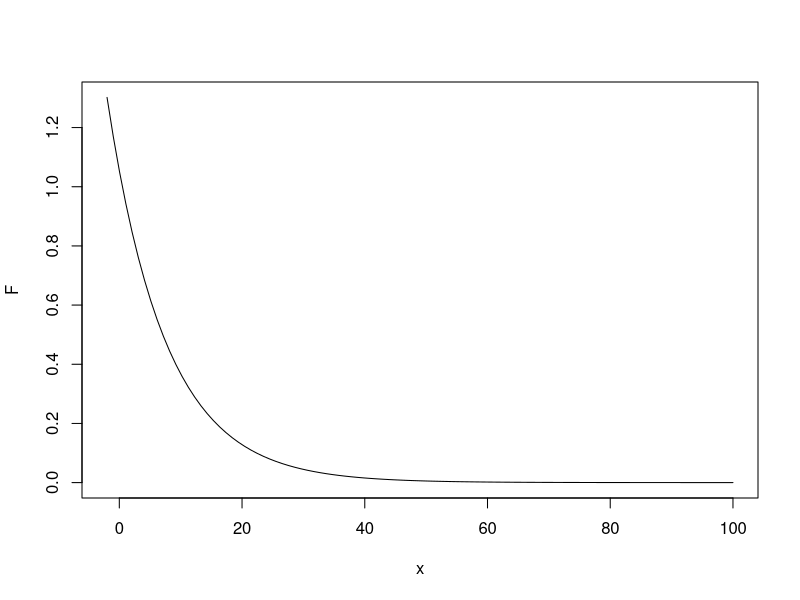
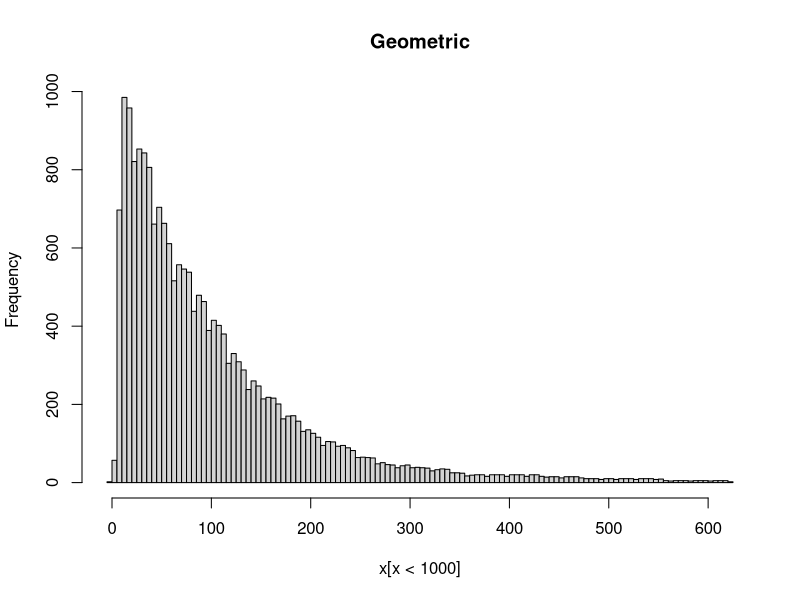
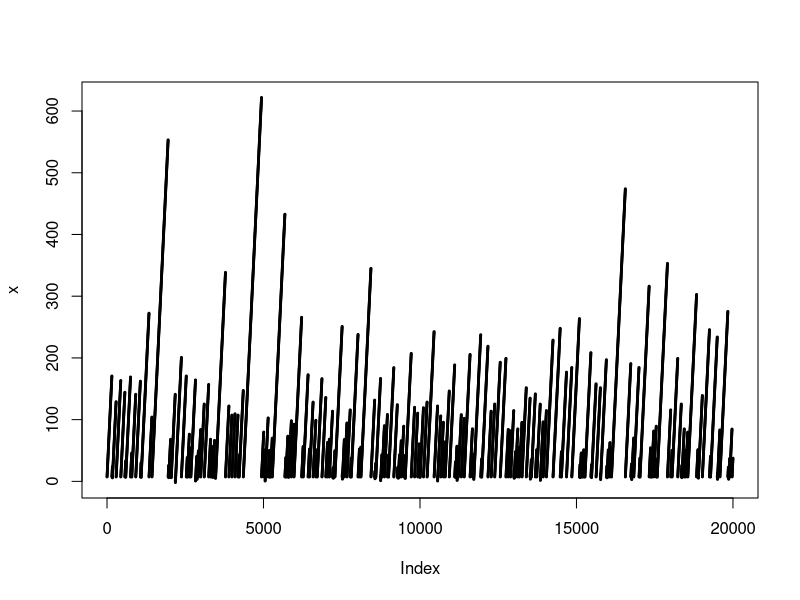
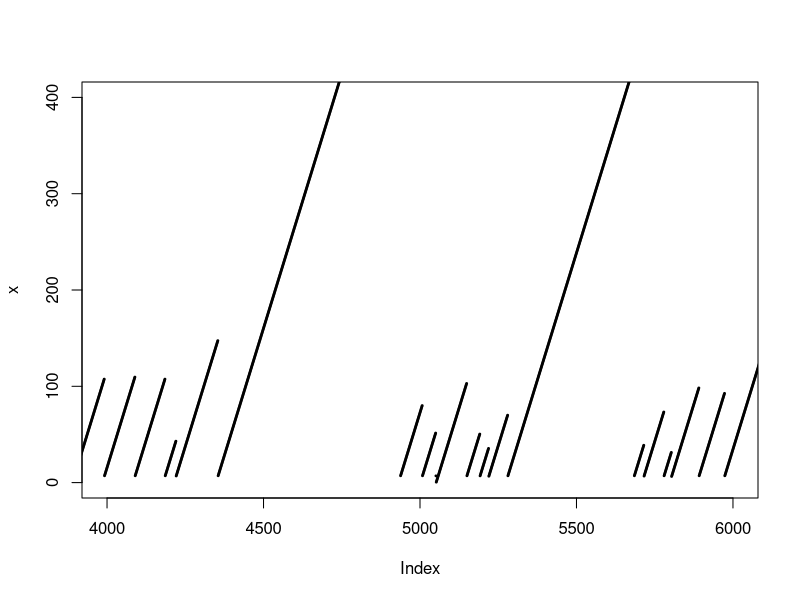
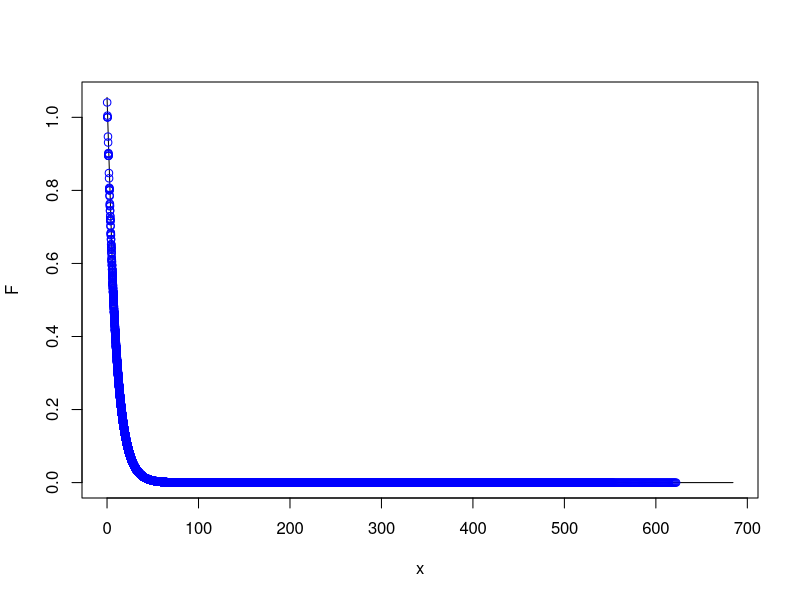
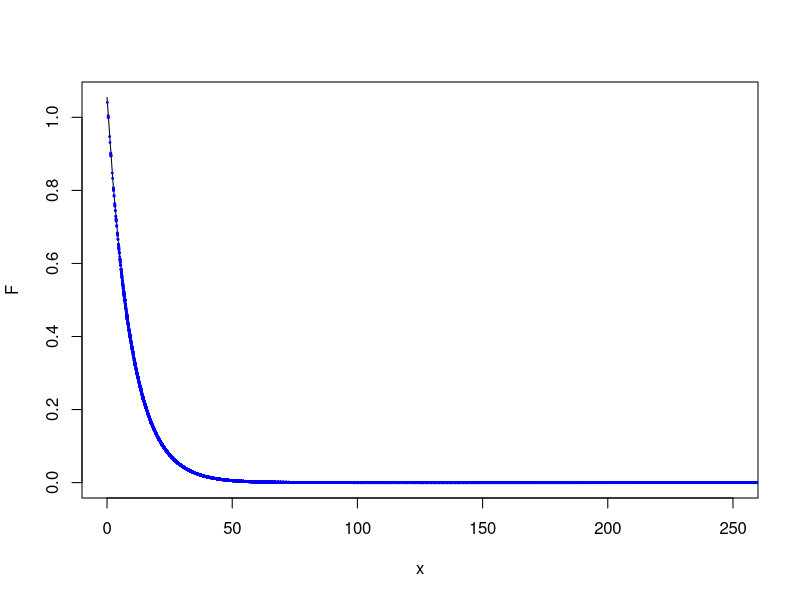

The R script that drew these images, in order: (Note: this script raises an error after producing the figures.)
### Properties of the alpha investing processes

###  Harmonic

K.har <- log(10000);

F.har    <- function(x) { K.har - log(x)}
Finv.har <- function(F) { exp(K.har-F) }
f.har    <- function(x) { -1/x }

###  Geometric  (note you can solve for x < 1 to handle high wealth)

psi <- 0.1
F.geo    <- function(x) { -psi*(1-psi)^(x-1)/log(1-psi) }
f.geo    <- function(x) { -psi*(1-psi)^(x-1) }
Finv.geo <- function(F) { z <- log(1-psi); log(F*(psi-1)*z/psi)/z }


# --- setup
name <- "Harmonic" ; F <- F.har; f <- f.har; Finv <- Finv.har
name <- "Geometric"; F <- F.geo; f <- f.geo; Finv <- Finv.geo

# --- check inverse functions
Finv(F(Finv(F(10))))

# --- plot to see wealth function F (neg ok for geometric)
plot(F,-2,100)

# --- get next position from prior
get.next <- function (x, p, omega) { # p is rejection probability
	return (Finv(
		F(x) + ifelse(rbinom(1,1,p), omega, f(x)) )
	); }
	
get.next(Finv(0.5),.01,.5)

hist.log <- function(h, main) {
	plot(h$mids, h$counts, log="x", pch=20, col="blue", type="h") }
	
#####################################################################

# --- set initial X location
x0 <- Finv(0.5); x0

# --- conditions
nSteps <- 20000; p <- 0.01; omega <- 0.5

# --- iterate
x <- rep(0,nSteps) ; x[1]<-x0
for(i in 2:nSteps)	x[i] <- get.next(x[i-1], p, omega)


# --- where does it stay
hist(x[x<1000], breaks=100, main=name); c(p, omega, median(x), f(median(x)), mean(f(x)))

# ---- harmonic, constant K set to 1000, x0=606.5
# 0.100, ½     21.6 -0.0462
# 0.050        45.6 -0.0219
# 0.025        96.8 -0.0103
# 0.010       272.4 -0.00367

# ---- harmonic, K = 10000, x0 = 6065, omega = ½ 
# 0.1000       21.5  -0.047     -0.055
# 0.0500       47.4  -0.021     -0.025
# 0.0100      251    -0.0042    -0.0048
# 0.0050      489    -0.0021    -0.0023
# 0.0025      963    -0.0012    -0.0012

# ----  harmonic, K = 10000,  omega = ¼ 
# 0.1000       37.3  -0.027     -0.029
# 0.0500       84.8  -0.012     -0.013  
# 0.0100      423    -0.0024    -0.0024

# ----  Geometric, psi = 0.1, omega = ½ 
# 0.10          8.3  -0.046     -0.054
# 0.05         16.7  -0.019     -0.028
# 0.01         77.9  -0.0003    -0.005

# --- sequence of states
plot(x, pch=19, cex=0.25)

plot(x, xlim=c(4000,6000), ylim=c(0,400), pch=19, cex=0.25)


# --- what's the process look like, superimposed on wealth function
plot(F,0, 1.1*max(x))
points(x,sapply(x,F), col="blue")

plot(F,0, 250); points(x,sapply(x,F), col="blue", pch=19, cex=0.25)

# --- comparisons … similar durations since same arrival process
par(mfrow=c(2,1))
  plot(x.geo, pch=19, cex=0.25)
  plot(x.har, pch=19, cex=0.25)
par(mfrow=c(1,1))

par(mfrow=c(2,1))
  bid <- -f.geo(x.geo); plot(bid[(0<bid)&(bid<0.05)], pch=19, cex=0.25, main="Geometric")
  bid <- -f.har(x.har); plot(bid[(0<bid)&(bid<0.05)], pch=19, cex=0.25, main="Harmonic")
par(mfrow=c(1,1))

par(mfrow=c(2,1))
  bid <- -f.geo(x.geo); hist(bid[(0<bid)&(bid<0.025)],breaks=100,  main="Geometric",
  		sub=paste("SD = ",round(sd(bid),4)))
  bid <- -f.har(x.har); hist(bid[(0<bid)&(bid<0.025)],breaks=100,  main="Harmonic",
  		sub=paste("SD = ",round(sd(bid),4)))
par(mfrow=c(1,1))

par(mfrow=c(2,1))
  bid <- -f.geo(x.geo); hist(log10(bid[(0<bid)&(bid<1)]), breaks=100, main="Geometric")
  bid <- -f.har(x.har); hist(log10(bid[(0<bid)&(bid<1)]), breaks=100, main="Harmonic")
par(mfrow=c(1,1))





